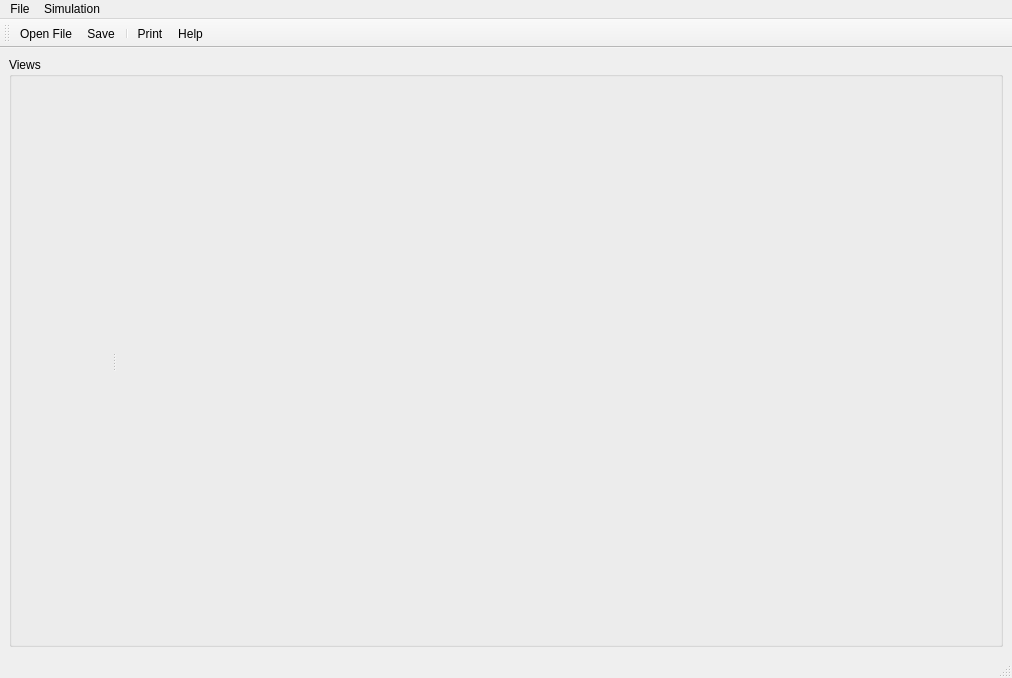
<?xml version="1.0" encoding="UTF-8"?>
<ui version="4.0">
 <class>FvmCicsam</class>
 <widget class="QMainWindow" name="FvmCicsam">
  <property name="geometry">
   <rect>
    <x>0</x>
    <y>0</y>
    <width>1012</width>
    <height>678</height>
   </rect>
  </property>
  <property name="windowTitle">
   <string>FvmCicsam</string>
  </property>
  <property name="windowIcon">
   <iconset resource="Icons/icons.qrc">
    <normaloff>:/Icons/help.png</normaloff>:/Icons/help.png</iconset>
  </property>
  <property name="iconSize">
   <size>
    <width>22</width>
    <height>22</height>
   </size>
  </property>
  <widget class="QWidget" name="centralwidget">
   <property name="maximumSize">
    <size>
     <width>16777215</width>
     <height>16777215</height>
    </size>
   </property>
   <layout class="QGridLayout" name="gridLayout">
    <item row="0" column="0">
     <widget class="QGroupBox" name="groupBoxGraph">
      <property name="sizePolicy">
       <sizepolicy hsizetype="Expanding" vsizetype="Expanding">
        <horstretch>1</horstretch>
        <verstretch>1</verstretch>
       </sizepolicy>
      </property>
      <property name="title">
       <string>Views</string>
      </property>
      <layout class="QVBoxLayout">
       <property name="spacing">
        <number>0</number>
       </property>
       <property name="margin">
        <number>0</number>
       </property>
       <item>
        <widget class="QSplitter" name="splitter">
         <property name="orientation">
          <enum>Qt::Horizontal</enum>
         </property>
         <widget class="QFrame" name="tableFrame">
          <property name="minimumSize">
           <size>
            <width>100</width>
            <height>0</height>
           </size>
          </property>
          <layout class="QVBoxLayout">
           <property name="spacing">
            <number>0</number>
           </property>
           <property name="margin">
            <number>0</number>
           </property>
          </layout>
         </widget>
         <widget class="QVTKWidget" name="qvtkWidget" native="true">
          <property name="sizePolicy">
           <sizepolicy hsizetype="Expanding" vsizetype="Expanding">
            <horstretch>1</horstretch>
            <verstretch>1</verstretch>
           </sizepolicy>
          </property>
          <property name="minimumSize">
           <size>
            <width>20</width>
            <height>20</height>
           </size>
          </property>
         </widget>
        </widget>
       </item>
      </layout>
     </widget>
    </item>
   </layout>
  </widget>
  <widget class="QMenuBar" name="menubar">
   <property name="geometry">
    <rect>
     <x>0</x>
     <y>0</y>
     <width>1012</width>
     <height>26</height>
    </rect>
   </property>
   <widget class="QMenu" name="menuFile">
    <property name="title">
     <string>File</string>
    </property>
    <addaction name="actionOpenFile"/>
    <addaction name="actionSave"/>
    <addaction name="separator"/>
    <addaction name="actionPrint"/>
    <addaction name="actionHelp"/>
    <addaction name="actionExit"/>
   </widget>
   <widget class="QMenu" name="menuSimulation">
    <property name="title">
     <string>Simulation</string>
    </property>
    <addaction name="actionSolve"/>
   </widget>
   <addaction name="menuFile"/>
   <addaction name="menuSimulation"/>
  </widget>
  <widget class="QStatusBar" name="statusbar"/>
  <widget class="QToolBar" name="toolBar">
   <property name="orientation">
    <enum>Qt::Horizontal</enum>
   </property>
   <property name="iconSize">
    <size>
     <width>22</width>
     <height>22</height>
    </size>
   </property>
   <attribute name="toolBarArea">
    <enum>TopToolBarArea</enum>
   </attribute>
   <attribute name="toolBarBreak">
    <bool>false</bool>
   </attribute>
   <addaction name="actionOpenFile"/>
   <addaction name="actionSave"/>
   <addaction name="separator"/>
   <addaction name="actionPrint"/>
   <addaction name="actionHelp"/>
  </widget>
  <action name="actionOpenFile">
   <property name="enabled">
    <bool>true</bool>
   </property>
   <property name="icon">
    <iconset resource="Icons/icons.qrc">
     <normaloff>:/Icons/fileopen.png</normaloff>:/Icons/fileopen.png</iconset>
   </property>
   <property name="text">
    <string>Open File...</string>
   </property>
  </action>
  <action name="actionExit">
   <property name="text">
    <string>Exit</string>
   </property>
  </action>
  <action name="actionPrint">
   <property name="icon">
    <iconset resource="Icons/icons.qrc">
     <normaloff>:/Icons/print.png</normaloff>:/Icons/print.png</iconset>
   </property>
   <property name="text">
    <string>Print</string>
   </property>
  </action>
  <action name="actionHelp">
   <property name="icon">
    <iconset resource="Icons/icons.qrc">
     <normaloff>:/Icons/help.png</normaloff>:/Icons/help.png</iconset>
   </property>
   <property name="text">
    <string>Help</string>
   </property>
  </action>
  <action name="actionSave">
   <property name="icon">
    <iconset resource="Icons/icons.qrc">
     <normaloff>:/Icons/filesave.png</normaloff>:/Icons/filesave.png</iconset>
   </property>
   <property name="text">
    <string>Save</string>
   </property>
  </action>
  <action name="actionSolve">
   <property name="text">
    <string>Solve</string>
   </property>
  </action>
  <action name="actionTime">
   <property name="text">
    <string>Time</string>
   </property>
  </action>
  <action name="actionPressure">
   <property name="text">
    <string>Pressure</string>
   </property>
  </action>
  <action name="actionTemperature">
   <property name="text">
    <string>Temperature</string>
   </property>
  </action>
 </widget>
 <customwidgets>
  <customwidget>
   <class>QVTKWidget</class>
   <extends>QWidget</extends>
   <header>QVTKWidget.h</header>
  </customwidget>
 </customwidgets>
 <resources>
  <include location="Icons/icons.qrc"/>
 </resources>
 <connections/>
</ui>
